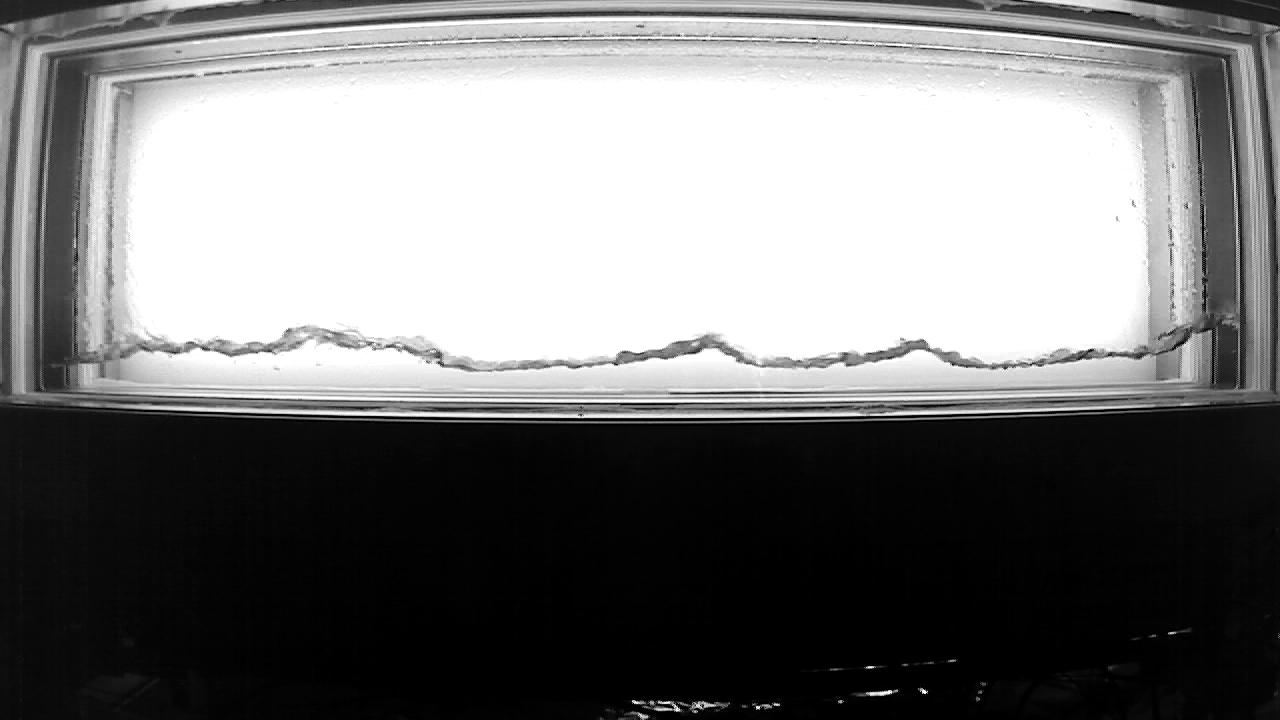
#> input picture CCFL002_1_2000_500_up_cam1_a_post.jpg, 1280 x 720 px
$ jupyter execute --allow-errors 'HZDR 5a plotting water boundary.ipynb'
#> lines starting #> are read from the running program, lines starting #| are printed output that depends on the picture; after the words box and inside, x2 and y2 are one past the last pixel; in counts of white or black regions, pixels touching at a corner belong together
[cell 1]
import cv2
import numpy as np
import matplotlib.pyplot as plt
from skimage import draw

[cell 2]
def preprocess_image(filename):
#> called with filename = 'CCFL002_1_2000_500_up_cam1_a_post.jpg'
    bgr_image       = cv2.imread(filename)
#> bgr_image is the input picture: shape (720, 1280, 3); min 0, max 255, mean 121.2
    rgb_image       = cv2.cvtColor(bgr_image, cv2.COLOR_BGR2RGB)
    gray_image      = cv2.cvtColor(rgb_image, cv2.COLOR_RGB2GRAY)
    _, binary_image = cv2.threshold(gray_image, 210, 255, cv2.THRESH_BINARY)
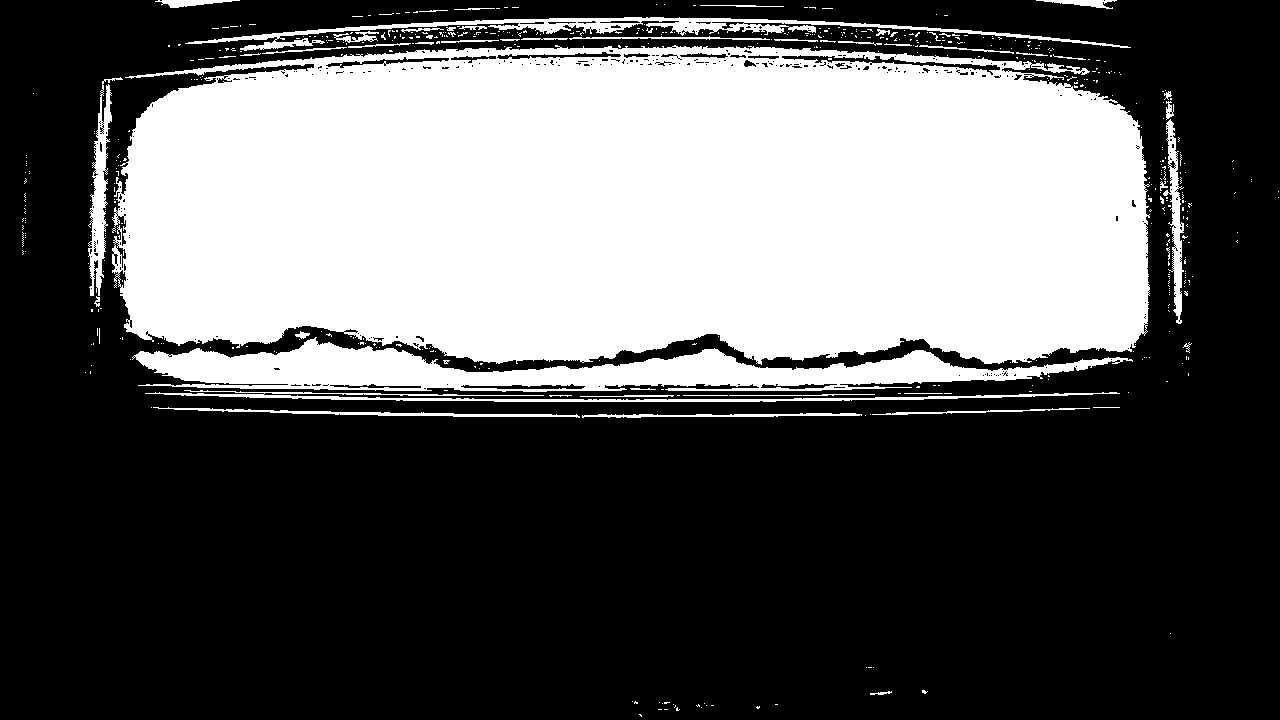
#> binary_image: shape (720, 1280); 36.4% white; 541 white regions (488 under 20 px), largest, box (x1, y1, x2, y2) and area: (112, 45, 1150, 365) 290976, (132, 337, 1133, 392) 24130, (185, 17, 1131, 51) 5643
    binary_image    = binary_image/255

    return binary_image, gray_image

[cell 3]
# points is a starting coordinate --> [y,x]
def count_pixel(binary_image, points):
    y = points[0]
    x = points[1]
    no_of_pixels = 0

    while binary_image[y,x] == 1:
        y += 1
        no_of_pixels += 1

    return no_of_pixels

[cell 4]
def find_boundary_coord(inversed_heights):
    return UPPER_BOUNDS_CAM1[:,0] + inversed_heights

[cell 5]
def height_inverse(binary_image, starting_points):
    heights = []
    for points in starting_points:
        height = count_pixel(binary_image, points)
        heights.append(height)
#> this loop made 33 passes
#> height on passes 1 to 12: 251, 255, 260, 262, 249, 254, 256, 265, 270, 278, 285, 291
#> after the loop, heights = 33 values, max 293 at index 12, min 249 at index 4, mean 274.2

    return np.array(heights)

[cell 6]
# inverse_height has to be a numpy array
def actual_height(inversed_height):
    return 302-inversed_height

[cell 7]
def pixel_to_mm(value):
    return value*0.828

[cell 8]
cam1_points = [[90,200], [72,400], [70,600], [75,800], [82,1000]]     # 5 points

# approximation
UPPER_BOUNDS_CAM1 = [[90,200], [85,225], [82,250], [80,275],
                     [78,300], [75,325], [73,350], [73,375],
                     [72,400], [71,425], [71,450], [71,475],
                     [70,500], [70,525], [70,550], [70,575],
                     [70,600], [70,625], [70,650], [70,675],
                     [70,700], [70,725], [70,750], [70,775],
                     [75,800], [73,825], [75,850], [76,875],
                     [77,900], [78,925], [78,950], [81,975],
                     [82,1000],]

cam1_points = np.array(cam1_points)
UPPER_BOUNDS_CAM1 = np.array(UPPER_BOUNDS_CAM1)

[cell 9]
UPPER_BOUNDS_CAM1[:,0]

[cell 10]
binary_image, gray_image = preprocess_image('CCFL002_1_2000_500_up_cam1_a_post.jpg')
heights = height_inverse(binary_image, UPPER_BOUNDS_CAM1)
heights = actual_height(heights)
#> heights = 33 values, max 53 at index 4, min 9 at index 12, mean 27.82
heights = pixel_to_mm(heights)
#> heights = 33 values, max 43.88 at index 4, min 7.45 at index 12, mean 23.03

[cell 11]
heights
#> Out has the same summary as heights

[cell 12]
plt.figure(figsize=(18,5))
plt.ylim([0,250])
plt.ylabel('ketinggian air (mm)')
plt.xlabel('33 titik pada sumbu x')
plt.plot(heights)
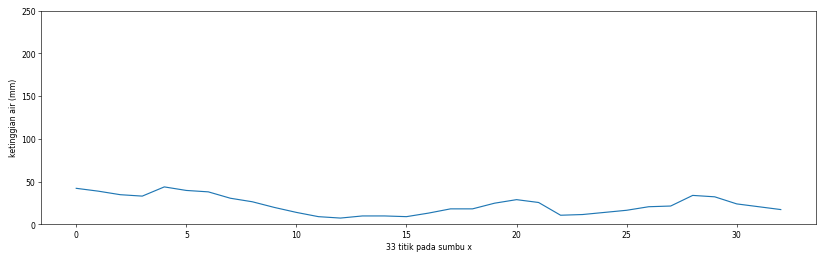
#> figure drawn by matplotlib, 1 panel; curve peaks at x = 4, y = 43.88

[cell 13]
binary_image, gray_image = preprocess_image('CCFL002_1_2000_500_up_cam1_a_pre.jpg')
#> call 2 of preprocess_image, with filename = 'CCFL002_1_2000_500_up_cam1_a_pre.jpg'
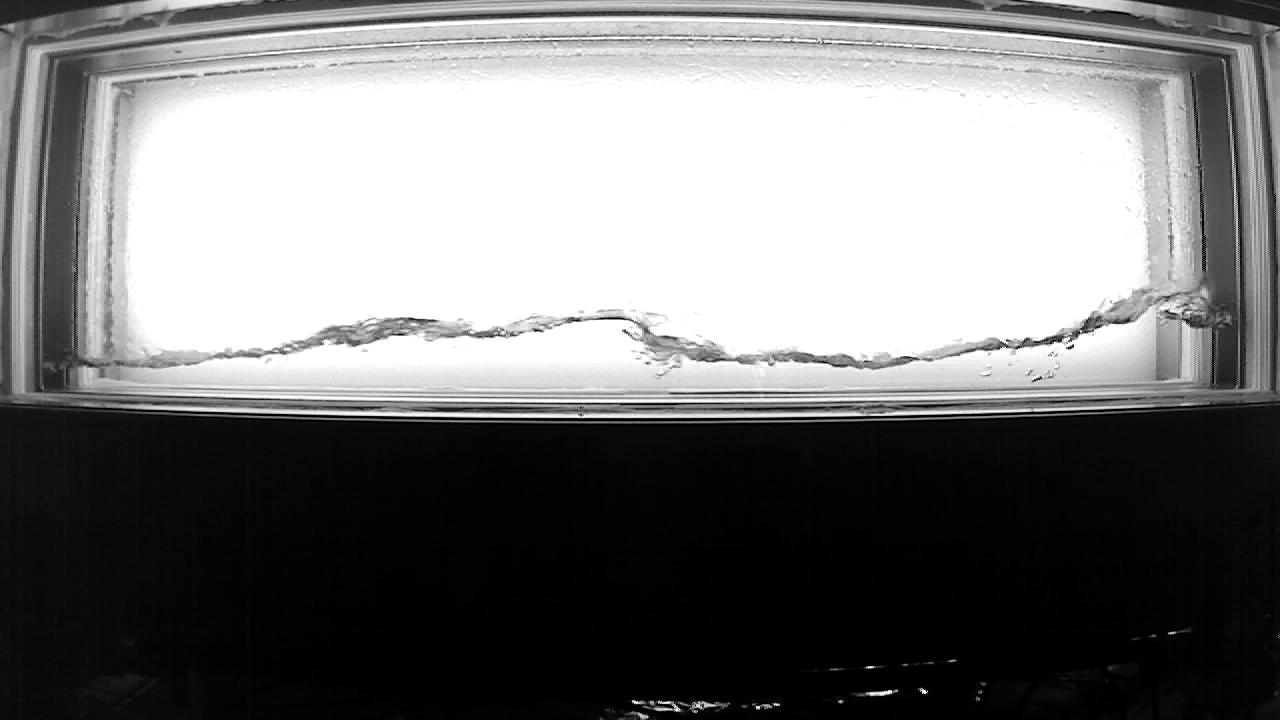
#> input picture CCFL002_1_2000_500_up_cam1_a_pre.jpg, 1280 x 720 px
#> in preprocess_image, bgr_image is the input picture: shape (720, 1280, 3); min 0, max 255, mean 120.9
#> in preprocess_image (call 2), `_, binary_image = cv2.threshold(gray_image, 210, 255, cv2.THRESH_BINARY)`:
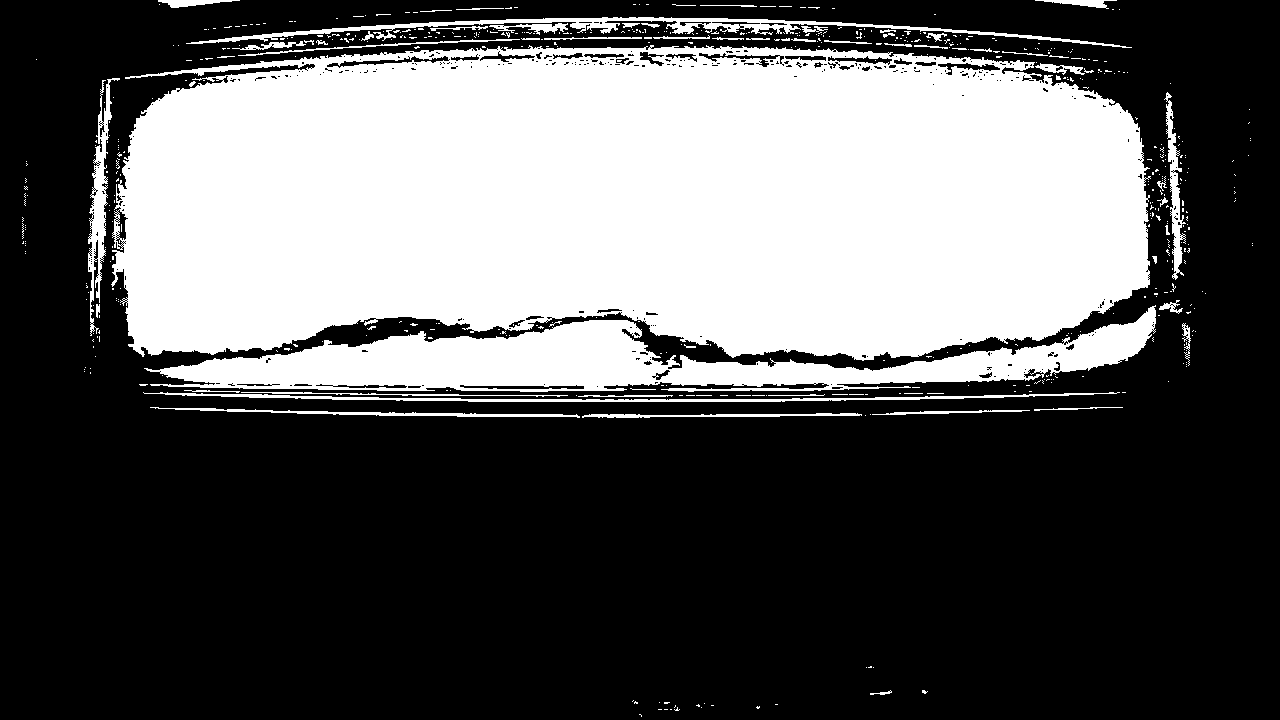
#> binary_image: shape (720, 1280); 36.1% white; 572 white regions (511 under 20 px), largest, box (x1, y1, x2, y2) and area: (111, 45, 1151, 361) 277497, (144, 305, 1156, 392) 35266, (186, 17, 1132, 48) 4526
